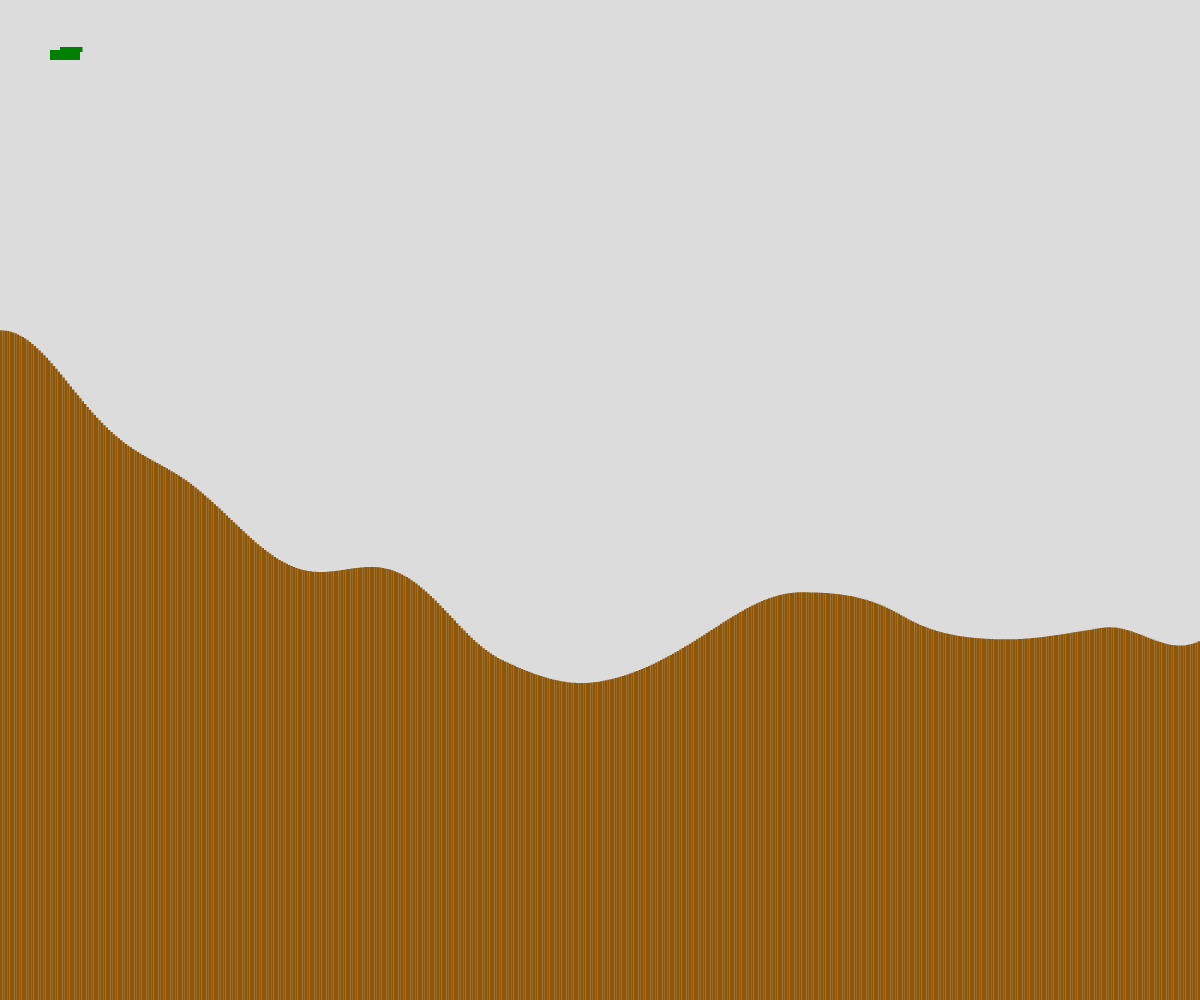
Frame 1 (no input)
Frame 60 (no input): identical to frame 1, image omitted
Frame 120 (the mouse pressed at the canvas centre since frame 60): identical to frame 1, image omitted

The p5.js sketch that drew this single still picture (run headless with seeded random() and noise() and a simulated clock; from frame 60 on, the mouse is pressed at the canvas centre):

// p5.js sketch
// ── sketch.js
// Project Title
// Your Name
// Date
//
// Extra for Experts:
// - describe what you did to take this project "above and beyond"

class Tank {

  constructor(x, y, color) {
    this.x = x;
    this.y = y;
    this.xSize = 30;
    this.ySize = 10;
    this.dx = 0;
    this.color = color;
    this.gun = 0;
  }

  display() {
    fill(this.color);
    rect(this.x, this.y, this.xSize, this.ySize);
    rect(this.x+10, this.y-3, this.xSize*0.75, this.ySize/2);
  }

}

let numberOfRects;
let rectWidth;
let time = 0;
let rects = [];
let gameState = 0;
let playerOne, playerTwo;

function setup() {
  createCanvas(windowWidth, windowHeight);
  numberOfRects = 500;
  rectWidth = width / numberOfRects;
  generateRectangles();
  playerOne = new Tank(50, 50, "green");
}

function draw() {
  background(220);
  fill(0);
  displayRects();
  playerOne.display();
}

function generateRectangles() {
  for (let i = 0; i < numberOfRects; i++) {
    let rectHeight = noise(time) * height;
    let someRect = {
      x: i * rectWidth,
      y: height - rectHeight,
      w: rectWidth,
      h: rectHeight
    };

    rects.push(someRect);
    time += 0.003;
  }
}

function displayRects() {
  for (let i = 0; i < rects.length; i++) {
    noStroke();
    fill(142, 86, 7);
    rect(rects[i].x,rects[i].y,rects[i].w,rects[i].h);
  }
}
